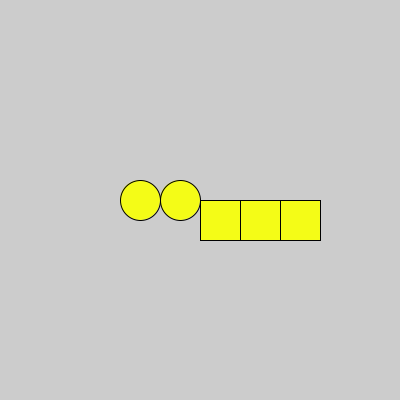
Frame 1 (no input)
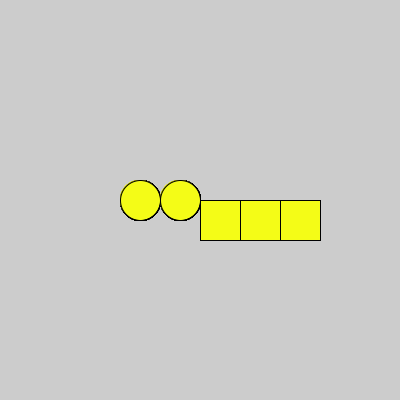
Frame 60 (the mouse pressed at the canvas centre just before this capture)
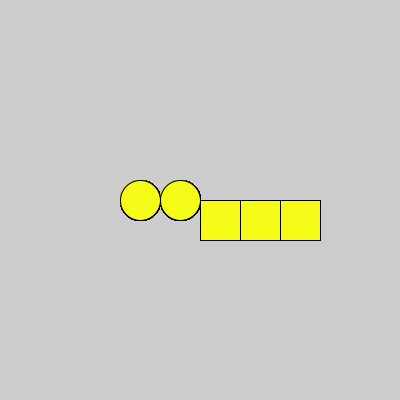
Frame 120 (the mouse held since frame 60 and released just before this capture)

The Processing sketch that drew these frames (run headless with seeded random() and noise(); from frame 60 on, the mouse is pressed at the canvas centre):

// Processing sketch: circles_squares
// ── circles_squares.pde
void setup () {
  size (400, 400);
}
void draw() {
  for(int i=0; i<5; i++) {

  if(i % 2 == 0) {

    fill(244, 252, 23);
    rect(width/2 + i * 20, height/2, 40, 40);  
  } else{
      ellipse(width/2 - i * 20, height/2, 40, 40);
    }
}

}
